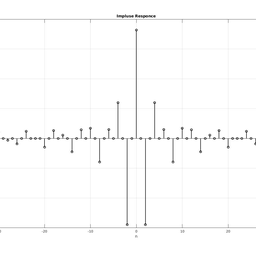
%> input picture DSP/Assignment/img/impluse.jpg (cropped and resized to the size of MATLAB's example picture, made grey), 256 x 256 px, given in place of cameraman.tif, which was not available
$ octave DS4.m   (GNU Octave 9; MATLAB toolbox functions it lacks are replaced by stand-ins)
%> lines starting %> are read from the running program, lines starting %| are printed output that depends on the picture; pictures that were not available may be replaced by others from this repository, and a replacement may not be noted
### FPGA/final/new_algo/DownSamplePart.m
function [ imNew ] = DownSamplePart( im )
%A Summary of this function goes here
%   Detailed explanation goes here


flashFPGA = ['djtgcfg prog -d Atlys -i 0 -f /home/brjathu/FPGA/Processor_FPGA/BRAM_TEST.bit'];
system(flashFPGA)

instruction={   'ADDI'  'R10','9';
                'SHFLI' 'R10','12';
                'LOD128' 'R2','x';
                    'LOD128' 'R1','x';
                        'ADDI'  'R3','1';
                        'SHFLI' 'R3','10';
                        'CPYREG' 'R4','R3';
                        'ADDI'  'R4','1';
                        'ADD'   'R3','R5';
                        'ADD'   'R4','R5';
                        'ADD'   'R3','R6';
                        'ADD'   'R4','R6';
                        'LOAD'  'R7','R3';
                        'LOAD'  'R8','R4';
                        'ADDH'  'R9','R7';
                        'ADDL'  'R9','R7';
                        'ADDL'  'R9','R7';
                        'ADDH'  'R9','R8';
                        'INC128'  'R3','x';
                        'ADDI' 'R3','1';
                        'INC128'  'R4','x';
                        'ADDI' 'R4','1';
                        'LOAD'  'R7','R3';
                        'LOAD'  'R8','R4';
                        'ADDH'  'R9','R7';
                        'ADDH'  'R9','R7';
                        'ADDL'  'R9','R7';
                        'ADDL'  'R9','R7';
                        'ADDL'  'R9','R7';
                        'ADDL'  'R9','R7';
                        'ADDH'  'R9','R8';
                        'ADDH'  'R9','R8';
                        'INC128'  'R3','x';
                        'ADDI' 'R3','1';
                        'INC128'  'R4','x';
                        'ADDI' 'R4','1';
                        'LOAD'  'R7','R3';
                        'LOAD'  'R8','R4';
                        'ADDH'  'R9','R7';
                        'ADDL'  'R9','R7';
                        'ADDL'  'R9','R7';
                        'ADDH'  'R9','R8';
                        'SHFRI' 'R9','4';
                        'STORE' 'R10','R9';
                        'CLRREG' 'R9','x';
                        'ADDI'  'R10','1';
                        'ADDI'  'R6','1';
                        'CLRREG' 'R3','x';
                        'SUBI'  'R1','1';
                        'GOTOZ' '5','x';
                    'INC128' 'R5','x';
                    'INC128' 'R5','x';
                    'ADDI' 'R5','2';
                    'CLRREG' 'R6','x';
                    'SUBI'  'R2','1';
                    'GOTOZ' '4','x';
                'HALT'  'x','x';};

integer= {'0' '1' '2' '3' '4' '5' '6' '7' '8' '9' '10' '11' '12' '13' '14' '15'};

opcodes = {'LOAD','STORE','ADDI','ADD','SUBI','CLRREG','LOD128','INC128','CPYREG','SHFLI','SHFRI','HALT','ADDL','ADDH','GOTOZ','R1','R2','R3','R4','R5','R6','R7','R8','R9','R10','x'};
decode = {[1 1 1 0 0 0 0 0],[1 1 1 0 1 0 0 0],[1 1 0 0 1 0 0 0],[0 1 0 1 0 0 0 0],[0 1 0 1 1 0 0 0],[1 1 0 1 0 0 0 0],[1 1 0 1 1 0 0 0],[0 0 0 1 1 0 0 0],[0 0 1 0 1 0 0 0],[1 0 1 0 0 0 0 0],[1 0 1 0 1 0 0 0],[1 1 1 1 1 1 1 1],[1 0 0 0 1 0 0 0],[1 0 0 1 0 0 0 0],[1 0 1 1 0 0 0 0],[0 0 0 1],[0 0 1 0],[0 0 1 1],[0 1 0 0],[0 1 0 1],[0 1 1 0],[0 1 1 1],[1 0 0 0],[1 0 0 1],[1 0 1 0],[0 0 0 0]};

dictionary = containers.Map(opcodes,decode);
bi2de(dictionary(char(instruction(1,1))),'left-msb');
l=length(instruction)
temp = zeros(2,l);
for i=1:l
    temp(1,i)=bi2de(dictionary(char(instruction(i,1))),'left-msb');
    if (strcmp(char(instruction(i,1)),'GOTOZ'))
        temp(2,i)= str2double(char(instruction(i,2)));
    elseif (ismember(instruction(i,3),integer))
        temp(2,i)=bi2de(dictionary(char(instruction(i,2))),'left-msb')*16 + str2double(char(instruction(i,3)));
    else
        temp(2,i)=bi2de(dictionary(char(instruction(i,2))),'left-msb')*16+ bi2de(dictionary(char(instruction(i,3))),'left-msb');
    end
end


k=length(temp);


send = zeros(2*1023,1);
for m=1:2*k
    send(m)=temp(m);
end

p=im';
inter=p(:)';
send=send(:)';

final = [send(:);inter(:)];

ss=dec2hex(final);

s = serial('/dev/ttyXRUSB0');
set(s,'BaudRate',115200);
s.InputbufferSize=256*256*4;
s.OutputbufferSize=256*256*4;
s.Timeout=10;
s.StopBits=2;
s.Parity = 'none';
fopen(s);
pause(0.1)

fwrite(s,final,'uint8')
fclose(s)

pause(5)
display('please send the image')


fopen(s);
out = fread(s)
fclose(s)

b=flipud(out);
b=b(1:16384);

imNew=uint8(zeros(128,128));

for (i=1:128)
    for (j=1:128)
        imNew(i,j)= b(128*(i-1)+j);
    end
end

end

### FPGA/final/new_algo/DS4.m
clear all;
clc;
imIn=uint8((imread('cameraman.tif')));
%> imIn is the input picture: size 256x256 uint8; min 37, max 255, mean 251.7
imIn = imresize(imIn,2);
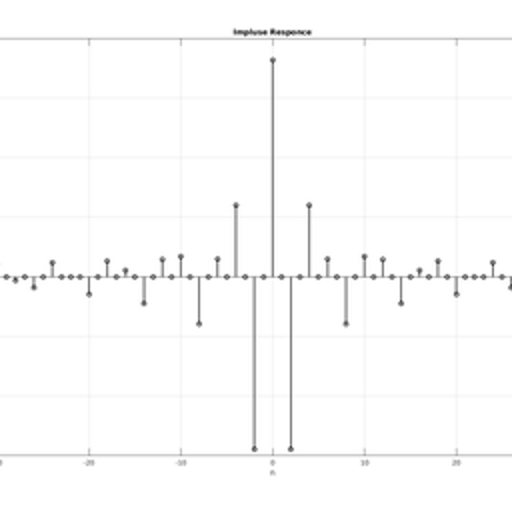
%> imIn: size 512x512 uint8; min 46, max 255, mean 251.6
final = uint8(zeros(256,256));

[m,n] =size(imIn);
%> m = 512; n = 512
im=zeros(m+2,n+2);

for i=1:m
    im(i+1,:)=[imIn(i,1),imIn(i,:),imIn(i,512)];
end
im(1,:)=im(2,:);
im(514,:)=im(513,:);
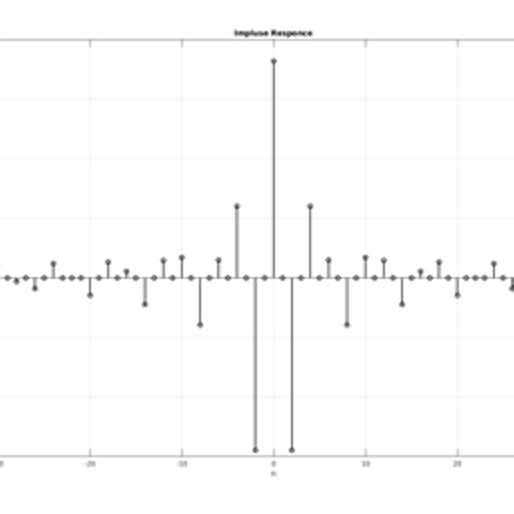
%> im: size 514x514 double; min 46, max 255, mean 251.6

prompt = 'Enter any key to continue: ';
imshow(final);


x=input(prompt);
a=DownSamplePart(im(1:258,1:258));
%> in DownSamplePart, `p=im';`:
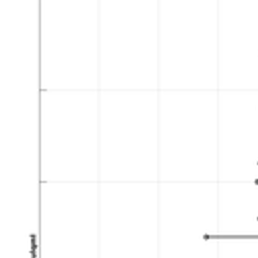
%> p: size 258x258 double; min 71, max 255, mean 253.5
%> in DownSamplePart, `ss=dec2hex(final);`: ss = 68610 items
%> the run ends on the next line

$ run again, on DSP/Assignment/img/impluse2.jpg (cropped and resized to the size of MATLAB's example picture, made grey)
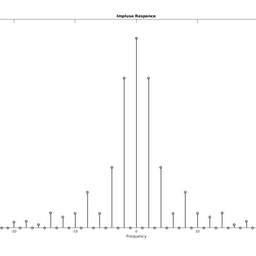
%> input picture DSP/Assignment/img/impluse2.jpg (cropped and resized to the size of MATLAB's example picture, made grey), 256 x 256 px, given in place of cameraman.tif, which was not available
%> imIn is the input picture: size 256x256 uint8; min 37, max 255, mean 252
%> imIn: size 512x512 uint8
%> `im(514,:)=im(513,:);`:
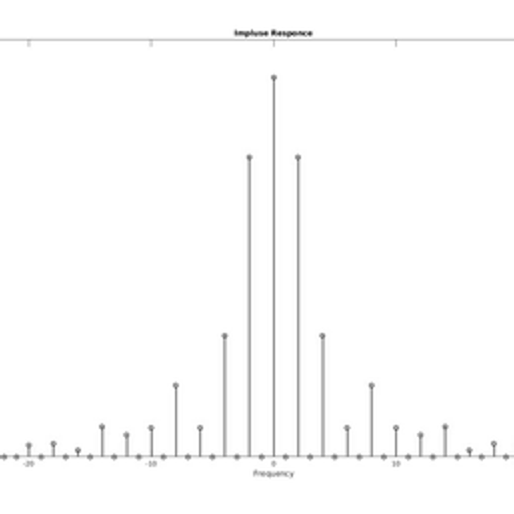
%> im: size 514x514 double; min 46, max 255, mean 252
%> in DownSamplePart, `p=im';`:
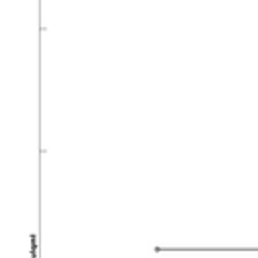
%> p: size 258x258 double; min 86, max 255, mean 253.7
%> ss = 68610 items

$ run again, on DSP/Assignment/img/in.jpg (cropped and resized to the size of MATLAB's example picture, made grey)
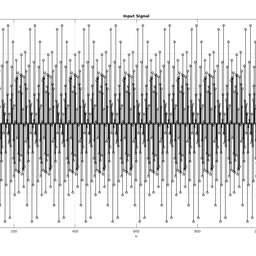
%> input picture DSP/Assignment/img/in.jpg (cropped and resized to the size of MATLAB's example picture, made grey), 256 x 256 px, given in place of cameraman.tif, which was not available
%> imIn is the input picture: size 256x256 uint8; min 0, max 255, mean 210.4
%> imIn: size 512x512 uint8
%> after the loop `for i=1:m`:
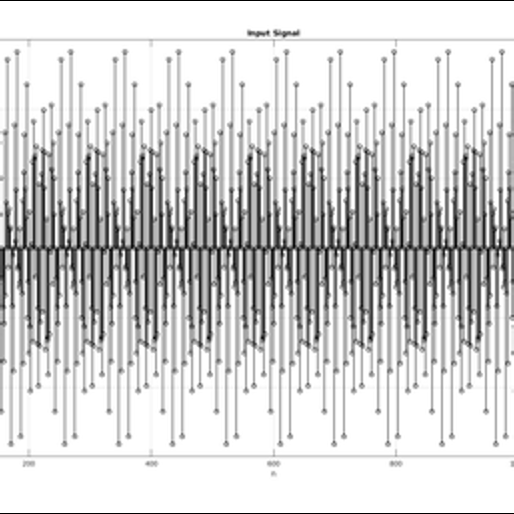
%> im: size 514x514 double; min 0, max 255, mean 209.3
%> in DownSamplePart, `p=im';`:
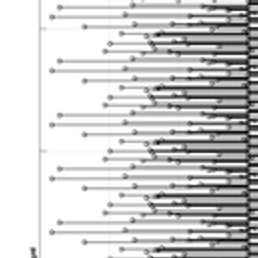
%> p: size 258x258 double; min 6, max 255, mean 205.4
%> ss = 68610 items
